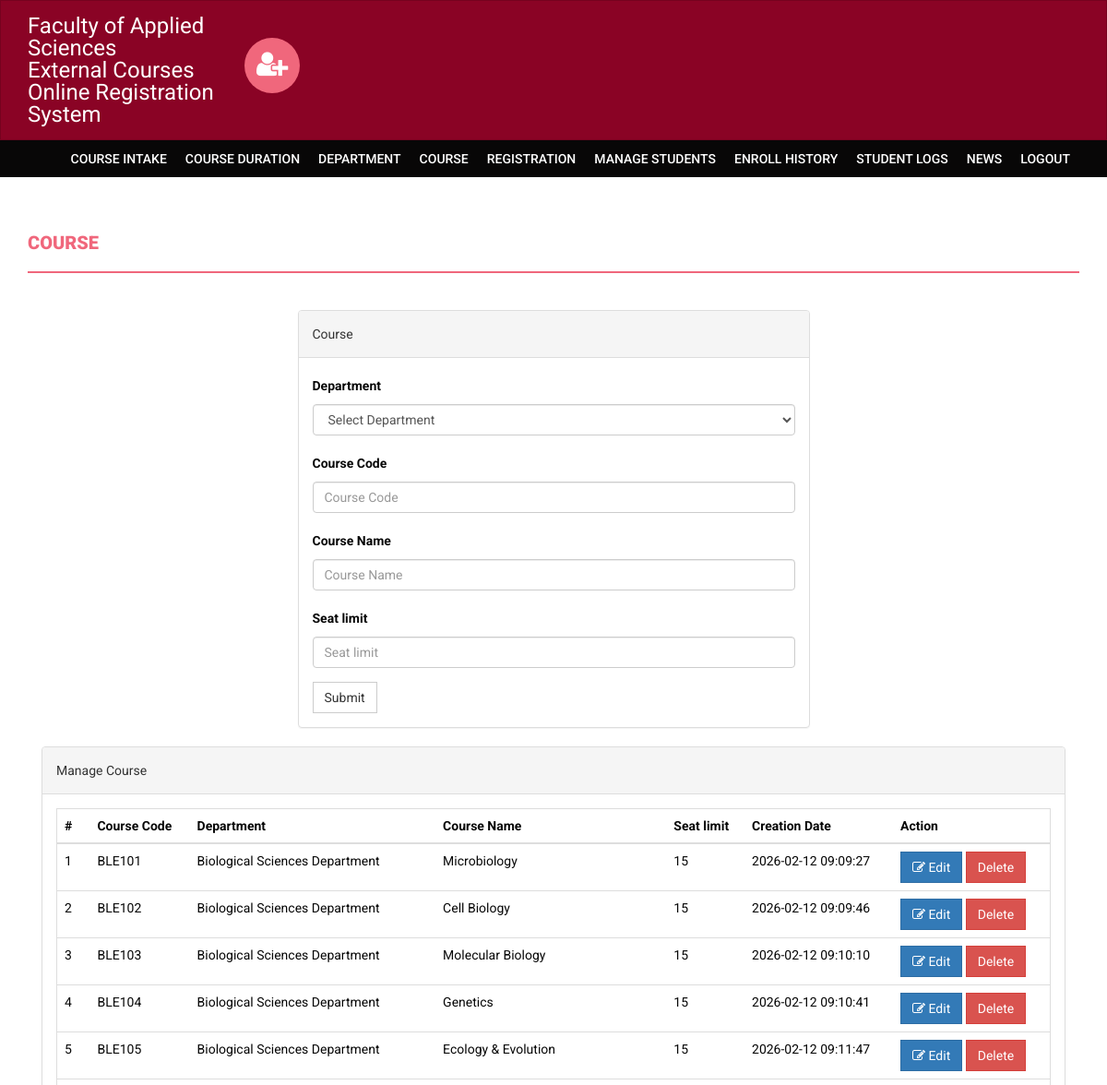
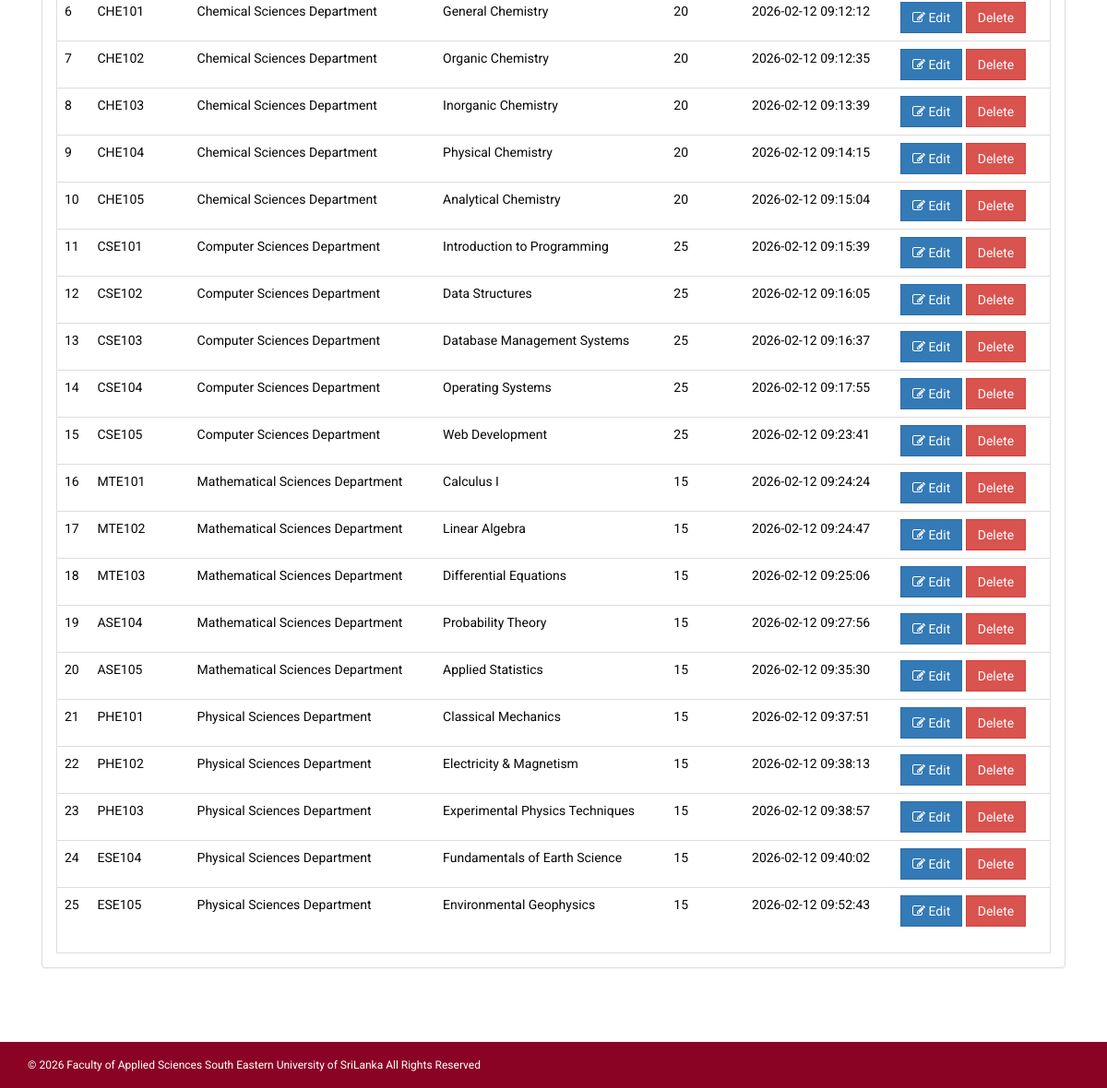
The page /onlinecourse/admin/course_fixed.php (signed in) on the database its author committed (2 pictures, top to bottom).
### tables this page shows
CREATE TABLE `course` (
  `departmentId` varchar(255) DEFAULT NULL,
  `courseCode` varchar(255) NOT NULL,
  `courseName` varchar(255) DEFAULT NULL,
  `noofSeats` int(11) DEFAULT NULL,
  `creationDate` timestamp NULL DEFAULT current_timestamp(),
  `updationDate` varchar(255) DEFAULT NULL
);

CREATE TABLE `department` (
  `id` varchar(255) NOT NULL,
  `department` varchar(255) DEFAULT NULL
);

### onlinecourse/admin/course_fixed.php (the view, shortened to what this page needs)
<?php
if (strlen($_SESSION['alogin']) == 0) {
    header('location:index.php');
}
else {
?>
<!DOCTYPE html>
<html xmlns="http://www.w3.org/1999/xhtml">
<head>
    <link href="../assets/css/bootstrap.css" rel="stylesheet" />
    <link href="../assets/css/font-awesome.css" rel="stylesheet" />
    <link href="../assets/css/style.css" rel="stylesheet" />
</head>
<body>
<?php include('includes/header.php'); ?>
<?php if ($_SESSION['alogin'] != "") {
        include('includes/menubar.php');
    }
?>
    <div class="content-wrapper">
        <div class="container">
              <div class="row">
                    <div class="col-md-12">
                        <h1 class="page-head-line">Course  </h1>
                    </div>
                </div>
                <div class="row" >
                  <div class="col-md-3"></div>
                    <div class="col-md-6">
                        <div class="panel panel-default">
                        <div class="panel-heading">
                           Course
                        </div>
                        <div class="panel-body">
                       <form name="dept" method="post" action="course_fixed.php">
   <div class="form-group">
    <label for="department">Department</label>
    <select class="form-control" name="department" required>
        <option value="">Select Department</option>
    </select>
  </div>
   <div class="form-group">
    <label for="coursecode">Course Code  </label>
    <input type="text" class="form-control" id="coursecode" name="coursecode" placeholder="Course Code" required />
  </div>
 <div class="form-group">
    <label for="coursename">Course Name  </label>
    <input type="text" class="form-control" id="coursename" name="coursename" placeholder="Course Name" required />
  </div>
<div class="form-group">
    <label for="seatlimit">Seat limit  </label>
    <input type="text" class="form-control" id="seatlimit" name="seatlimit" placeholder="Seat limit" required />
  </div>
 <button type="submit" name="submit" class="btn btn-default">Submit</button>
</form>
                            </div>
                            </div>
                    </div>
                </div>
                <div class="col-md-12">
                    <div class="panel panel-default">
                        <div class="panel-heading">
                            Manage Course
                        </div>
                        <div class="panel-body">
                            <div class="table-responsive table-bordered">
                                <table class="table">
                                    <thead>
                                        <tr>
                                            <th>#</th>
                                            <th>Course Code</th>
                                            <th>Department</th>
                                            <th>Course Name </th>
                                            <th>Seat limit</th>
                                             <th>Creation Date</th>
                                             <th>Action</th>
                                        </tr>
                                    </thead>
                                    <tbody>
<?php
    $sql = mysqli_query($con, "select course.*, department.department as deptName from course left join department on course.departmentId=department.id order by course.creationDate asc");
    $cnt = 1;
    while ($row = mysqli_fetch_array($sql)) {
?>
                                        <tr>
                                            <td><?php echo $cnt; ?></td>
                                            <td><?php echo htmlentities($row['courseCode']); ?></td>
                                            <td><?php echo htmlentities($row['deptName']); ?></td>
                                            <td><?php echo htmlentities($row['courseName']); ?></td>
                                             <td><?php echo htmlentities($row['noofSeats']); ?></td>
                                            <td><?php echo htmlentities($row['creationDate']); ?></td>
                                            <td>
                                            <a href="edit-course.php?id=<?php echo urlencode($row['courseCode']); ?>" class="btn btn-primary"><i class="fa fa-edit "></i> Edit</a>
  <a href="course_fixed.php?id=<?php echo urlencode($row['courseCode']); ?>&del=delete" onClick="return confirm('Are you sure you want to delete?')">
                                            <button class="btn btn-danger">Delete</button>
</a>
                                            </td>
                                        </tr>
<?php
        $cnt++;
    }
?>
                                    </tbody>
                                </table>
                            </div>
                        </div>
                    </div>
                </div>
            </div>
        </div>
  <?php include('includes/footer.php'); ?>
</body>
</html>
<?php
}
?>

### onlinecourse/assets/css/style.css (style rules this page uses)
body { font-family: 'Roboto', sans-serif; line-height: 30px; }
.content-wrapper { margin-top: 40px; min-height: 600px; padding-bottom: 60px; }
.page-head-line { font-weight: 900; padding-bottom: 20px; border-bottom: 2px solid #F0677C; text-transform: uppercase; color: #F0677C; font-size: 20px; margin-bottom: 40px; }
.btn { border-radius: 0px; -webkit-border-radius: 0px; -moz-border-radius: 0px; }

### rows shown on the page
course: courseCode "BLE101", departmentId.department "Biological Sciences Department", courseName "Microbiology", noofSeats "15", creationDate "2026-02-12 09:09:27"
course: courseCode "BLE102", departmentId.department "Biological Sciences Department", courseName "Cell Biology", noofSeats "15", creationDate "2026-02-12 09:09:46"
course: courseCode "BLE103", departmentId.department "Biological Sciences Department", courseName "Molecular Biology", noofSeats "15", creationDate "2026-02-12 09:10:10"
course: courseCode "BLE104", departmentId.department "Biological Sciences Department", courseName "Genetics", noofSeats "15", creationDate "2026-02-12 09:10:41"
course: courseCode "BLE105", departmentId.department "Biological Sciences Department", courseName "Ecology & Evolution", noofSeats "15", creationDate "2026-02-12 09:11:47"
course: courseCode "CHE101", departmentId.department "Chemical Sciences Department", courseName "General Chemistry", noofSeats "20", creationDate "2026-02-12 09:12:12"
course: courseCode "CHE102", departmentId.department "Chemical Sciences Department", courseName "Organic Chemistry", noofSeats "20", creationDate "2026-02-12 09:12:35"
course: courseCode "CHE103", departmentId.department "Chemical Sciences Department", courseName "Inorganic Chemistry", noofSeats "20", creationDate "2026-02-12 09:13:39"
course: courseCode "CHE104", departmentId.department "Chemical Sciences Department", courseName "Physical Chemistry", noofSeats "20", creationDate "2026-02-12 09:14:15"
course: courseCode "CHE105", departmentId.department "Chemical Sciences Department", courseName "Analytical Chemistry", noofSeats "20", creationDate "2026-02-12 09:15:04"
course: courseCode "CSE101", departmentId.department "Computer Sciences Department", courseName "Introduction to Programming", noofSeats "25", creationDate "2026-02-12 09:15:39"
course: courseCode "CSE102", departmentId.department "Computer Sciences Department", courseName "Data Structures", noofSeats "25", creationDate "2026-02-12 09:16:05"
course: courseCode "CSE103", departmentId.department "Computer Sciences Department", courseName "Database Management Systems", noofSeats "25", creationDate "2026-02-12 09:16:37"
course: courseCode "CSE104", departmentId.department "Computer Sciences Department", courseName "Operating Systems", noofSeats "25", creationDate "2026-02-12 09:17:55"
course: courseCode "CSE105", departmentId.department "Computer Sciences Department", courseName "Web Development", noofSeats "25", creationDate "2026-02-12 09:23:41"
course: courseCode "MTE101", departmentId.department "Mathematical Sciences Department", courseName "Calculus I", noofSeats "15", creationDate "2026-02-12 09:24:24"
course: courseCode "MTE102", departmentId.department "Mathematical Sciences Department", courseName "Linear Algebra", noofSeats "15", creationDate "2026-02-12 09:24:47"
course: courseCode "MTE103", departmentId.department "Mathematical Sciences Department", courseName "Differential Equations", noofSeats "15", creationDate "2026-02-12 09:25:06"
course: courseCode "ASE104", departmentId.department "Mathematical Sciences Department", courseName "Probability Theory", noofSeats "15", creationDate "2026-02-12 09:27:56"
course: courseCode "ASE105", departmentId.department "Mathematical Sciences Department", courseName "Applied Statistics", noofSeats "15", creationDate "2026-02-12 09:35:30"
course: courseCode "PHE101", departmentId.department "Physical Sciences Department", courseName "Classical Mechanics", noofSeats "15", creationDate "2026-02-12 09:37:51"
course: courseCode "PHE102", departmentId.department "Physical Sciences Department", courseName "Electricity & Magnetism", noofSeats "15", creationDate "2026-02-12 09:38:13"
course: courseCode "PHE103", departmentId.department "Physical Sciences Department", courseName "Experimental Physics Techniques", noofSeats "15", creationDate "2026-02-12 09:38:57"
course: courseCode "ESE104", departmentId.department "Physical Sciences Department", courseName "Fundamentals of Earth Science", noofSeats "15", creationDate "2026-02-12 09:40:02"
course: courseCode "ESE105", departmentId.department "Physical Sciences Department", courseName "Environmental Geophysics", noofSeats "15", creationDate "2026-02-12 09:52:43"
